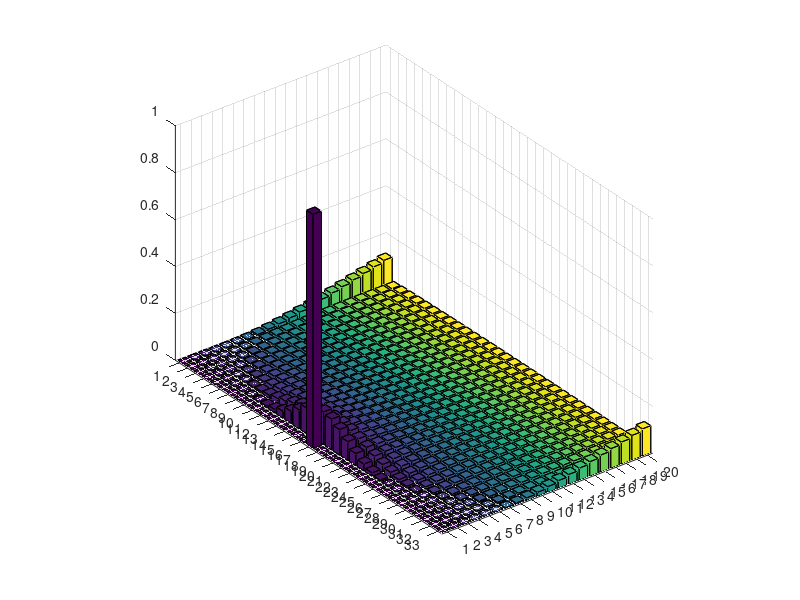

The MATLAB source for this figure:
% propagate the allele frequencies over generations using a wright fisher
% model

N = 16; % population size
n_gen = 20; % number of generations
P = zeros(2*N+1,2*N+1);

% initialize the transition matrix
for i=0:2*N
    for j=0:2*N
        P(j+1,i+1) = nchoosek(2*N,j)*((i/(2*N))^j)*((1-i/(2*N))^(2*N-j));
    end
end

X = zeros(2*N+1,n_gen);

% initialize the first vector
X(N+1,1) = 1.0;

% loop over the generations
for k=2:n_gen
    X(:,k) = P*X(:,k-1);
end

% imagesc(X)
% colorbar
bar3(X)